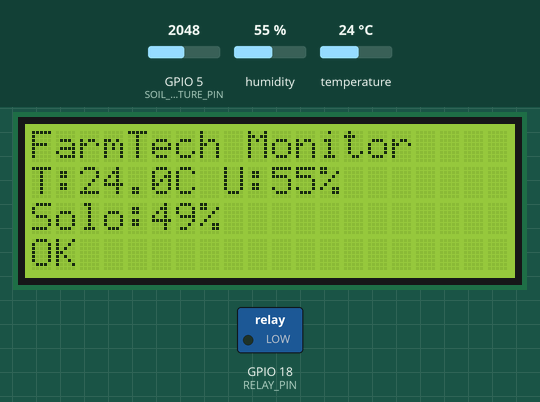
Recording of a sketch running on a simulated ESP32. On the bench: 20×4 character LCD, switched loads named in the sketch (green lamp = pin HIGH). The inputs (shaded band) are chosen by the test bench; at power-on: GPIO 5 (SOIL_MOISTURE_PIN) = 2048, temperature 24 °C, humidity 55 %. WiFi joins after 1.5 s; servers stay silent unless stated; uploads are accepted with an empty reply; what the sketch prints to the serial monitor is not drawn.

Above: at 5.8 s.
5.9 s: GPIO 5 (SOIL_MOISTURE_PIN) set to 2816
At 11.5 s:
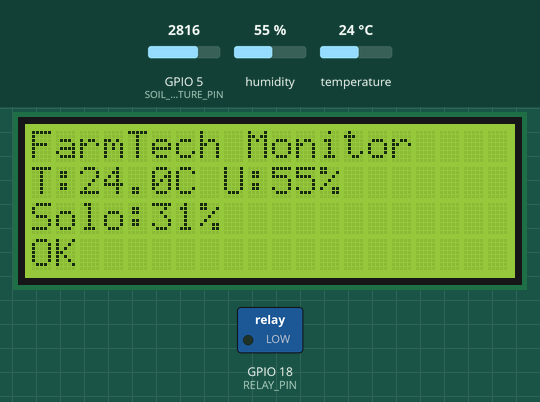
12.3 s: GPIO 5 (SOIL_MOISTURE_PIN) set to 2909
At 17.6 s:
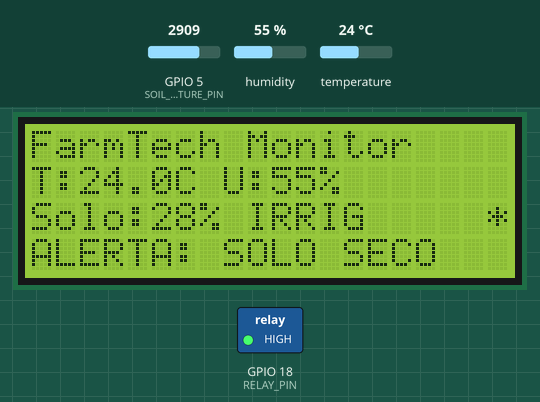
18.5 s: temperature set to 34.4 °C
At 22.1 s:
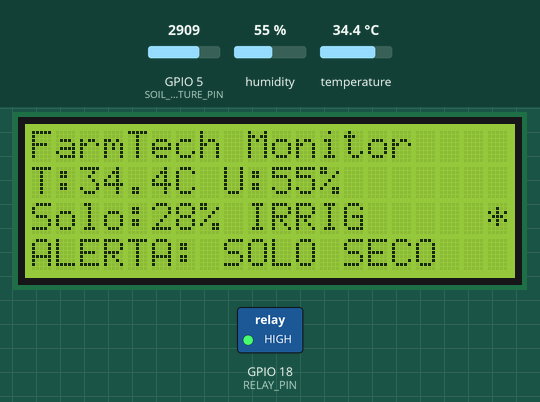
23.1 s: temperature set to 35.9 °C
At 26.9 s:
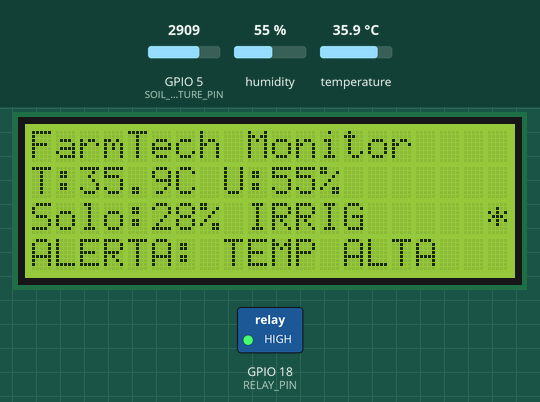
27.7 s: GPIO 5 (SOIL_MOISTURE_PIN) set to 831
At 32.9 s:
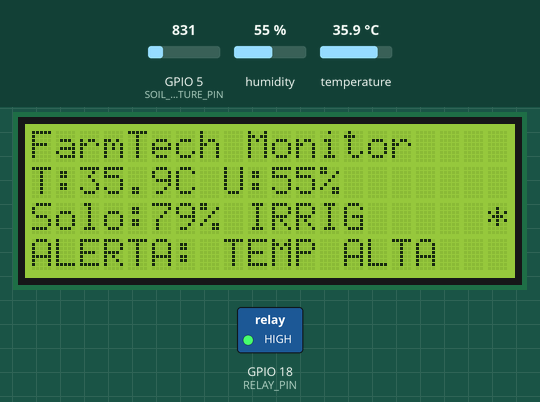
33.2 s: GPIO 5 (SOIL_MOISTURE_PIN) set to 746
At 36.2 s:
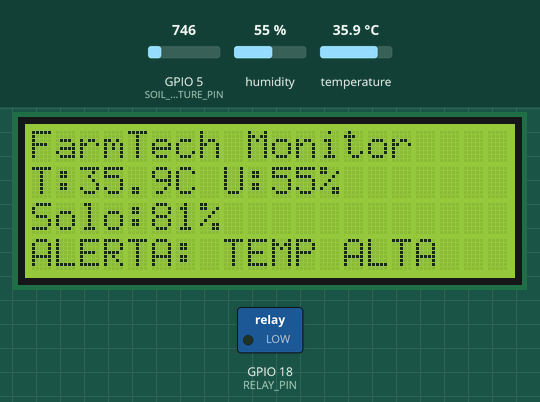
Timing chart, 0 to 37.7 s (numbered marks = the images above; inputs shaded):
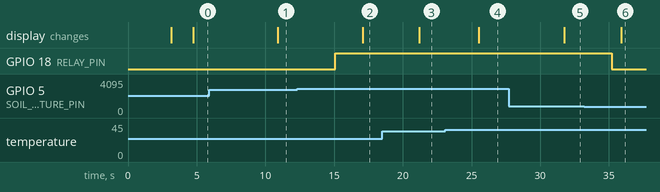

Measured:
- the behaviour switches between 2866 and 2867 on GPIO 5 (SOIL_MOISTURE_PIN) (found by bisection; images 1 and 2)
- the behaviour switches between 35 and 35.1 °C on temperature (found by bisection; images 3 and 4)
- the behaviour switches between 779 and 778 on GPIO 5 (SOIL_MOISTURE_PIN) (found by bisection; images 5 and 6)
- after the input at 5.9 s, the display: changes after 5.0 s (image 1)
- after the input at 12.3 s, GPIO 18 (RELAY_PIN): LOW → HIGH after 2.8 s; the display: changes after 4.8 s (image 2)
- after the input at 18.5 s, the display: changes after 2.7 s (image 3)
- after the input at 23.1 s, the display: changes after 2.4 s (image 4)
- after the input at 27.7 s, the display: changes after 4.0 s (image 5)
- after the input at 33.2 s, GPIO 18 (RELAY_PIN): HIGH → LOW after 2.0 s; the display: changes after 2.7 s (image 6)

The sketch:

farmtech_esp32_lcd.ino
```cpp
/*
 * FarmTech Solutions - Sistema de Monitoramento com Display LCD
 * ESP32 com display LCD I2C para exibição de métricas em tempo real
 *
 * Componentes:
 * - ESP32 DevKit V1
 * - Display LCD I2C 20x4
 * - Sensor DHT22 (Temperatura e Umidade)
 * - Sensor de Umidade do Solo
 * - Módulo Relé (Controle de Irrigação)
 */

#include <Wire.h>
#include <LiquidCrystal_I2C.h>
#include <DHT.h>
#include <WiFi.h>
#include <HTTPClient.h>
#include <ArduinoJson.h>

// Configurações do Display LCD I2C
#define LCD_ADDRESS 0x27
#define LCD_COLS 20
#define LCD_ROWS 4
LiquidCrystal_I2C lcd(LCD_ADDRESS, LCD_COLS, LCD_ROWS);

// Configurações dos Sensores
#define DHT_PIN 4
#define SOIL_MOISTURE_PIN 5
#define RELAY_PIN 18
#define DHT_TYPE DHT22

DHT dht(DHT_PIN, DHT_TYPE);

// Configurações WiFi (opcional para envio de dados)
const char* ssid = "SUA_REDE_WIFI";
const char* password = "SUA_SENHA_WIFI";
const char* serverUrl = "http://localhost:5000/api/sensors";

// Variáveis para armazenar dados dos sensores
float temperatura = 0.0;
float umidade_ar = 0.0;
int umidade_solo = 0;
bool irrigacao_ativa = false;
String status_sistema = "OK";

// Configurações de tempo
unsigned long ultima_leitura = 0;
unsigned long ultima_atualizacao_display = 0;
const unsigned long INTERVALO_LEITURA = 5000;      // 5 segundos
const unsigned long INTERVALO_DISPLAY = 2000;      // 2 segundos

// Configurações de alertas
const float TEMP_MAX = 35.0;
const float TEMP_MIN = 10.0;
const int UMIDADE_SOLO_MIN = 30;
const int UMIDADE_SOLO_MAX = 80;

// Estrutura para dados do sensor
struct SensorData {
  float temperatura;
  float umidade_ar;
  int umidade_solo;
  bool irrigacao_ativa;
  String status;
  unsigned long timestamp;
};

SensorData dados_sensor;

void setup() {
  // Inicialização do Serial
  Serial.begin(115200);
  Serial.println("FarmTech Solutions - Sistema de Monitoramento");

  // Inicialização do Display LCD
  Wire.begin();
  lcd.init();
  lcd.backlight();
  lcd.clear();

  // Mensagem de inicialização
  lcd.setCursor(0, 0);
  lcd.print("FarmTech Solutions");
  lcd.setCursor(0, 1);
  lcd.print("Inicializando...");
  lcd.setCursor(0, 2);
  lcd.print("Sistema de Monitoramento");
  lcd.setCursor(0, 3);
  lcd.print("LCD I2C Ativo");

  delay(3000);

  // Inicialização dos sensores
  dht.begin();
  pinMode(SOIL_MOISTURE_PIN, INPUT);
  pinMode(RELAY_PIN, OUTPUT);
  digitalWrite(RELAY_PIN, LOW); // Desliga irrigação inicialmente

  // Conectar WiFi (opcional)
  conectarWiFi();

  // Primeira leitura dos sensores
  lerSensores();

  Serial.println("Sistema inicializado com sucesso!");
}

void loop() {
  unsigned long tempo_atual = millis();

  // Leitura dos sensores a cada 5 segundos
  if (tempo_atual - ultima_leitura >= INTERVALO_LEITURA) {
    lerSensores();
    analisarDados();
    controlarIrrigacao();
    enviarDadosServidor(); // Opcional
    ultima_leitura = tempo_atual;
  }

  // Atualização do display a cada 2 segundos
  if (tempo_atual - ultima_atualizacao_display >= INTERVALO_DISPLAY) {
    atualizarDisplay();
    ultima_atualizacao_display = tempo_atual;
  }

  delay(100); // Pequena pausa para estabilidade
}

void lerSensores() {
  // Leitura do sensor DHT22 (Temperatura e Umidade do Ar)
  float temp_nova = dht.readTemperature();
  float umid_ar_nova = dht.readHumidity();

  if (!isnan(temp_nova)) {
    temperatura = temp_nova;
  }
  if (!isnan(umid_ar_nova)) {
    umidade_ar = umid_ar_nova;
  }

  // Leitura do sensor de umidade do solo
  int leitura_solo = analogRead(SOIL_MOISTURE_PIN);
  umidade_solo = map(leitura_solo, 4095, 0, 0, 100); // Conversão para porcentagem

  // Atualizar estrutura de dados
  dados_sensor.temperatura = temperatura;
  dados_sensor.umidade_ar = umidade_ar;
  dados_sensor.umidade_solo = umidade_solo;
  dados_sensor.irrigacao_ativa = irrigacao_ativa;
  dados_sensor.timestamp = millis();

  // Log dos dados
  Serial.println("=== Leitura dos Sensores ===");
  Serial.printf("Temperatura: %.1f°C\n", temperatura);
  Serial.printf("Umidade do Ar: %.1f%%\n", umidade_ar);
  Serial.printf("Umidade do Solo: %d%%\n", umidade_solo);
  Serial.printf("Irrigação: %s\n", irrigacao_ativa ? "ATIVA" : "INATIVA");
  Serial.println("============================");
}

void analisarDados() {
  // Análise de alertas e status
  status_sistema = "OK";

  if (temperatura > TEMP_MAX) {
    status_sistema = "ALERTA: TEMP ALTA";
  } else if (temperatura < TEMP_MIN) {
    status_sistema = "ALERTA: TEMP BAIXA";
  } else if (umidade_solo < UMIDADE_SOLO_MIN) {
    status_sistema = "ALERTA: SOLO SECO";
  } else if (umidade_solo > UMIDADE_SOLO_MAX) {
    status_sistema = "ALERTA: SOLO MUITO UMIDO";
  }

  dados_sensor.status = status_sistema;
}

void controlarIrrigacao() {
  // Lógica de controle de irrigação
  if (umidade_solo < UMIDADE_SOLO_MIN && !irrigacao_ativa) {
    // Ativar irrigação
    digitalWrite(RELAY_PIN, HIGH);
    irrigacao_ativa = true;
    Serial.println("IRRIGAÇÃO ATIVADA");
  } else if (umidade_solo > UMIDADE_SOLO_MAX && irrigacao_ativa) {
    // Desativar irrigação
    digitalWrite(RELAY_PIN, LOW);
    irrigacao_ativa = false;
    Serial.println("IRRIGAÇÃO DESATIVADA");
  }
}

void atualizarDisplay() {
  lcd.clear();

  // Linha 1: Título do sistema
  lcd.setCursor(0, 0);
  lcd.print("FarmTech Monitor");

  // Linha 2: Temperatura e Umidade do Ar
  lcd.setCursor(0, 1);
  lcd.printf("T:%.1fC U:%.0f%%", temperatura, umidade_ar);

  // Linha 3: Umidade do Solo e Status da Irrigação
  lcd.setCursor(0, 2);
  lcd.printf("Solo:%d%% %s", umidade_solo, irrigacao_ativa ? "IRRIG" : "    ");

  // Linha 4: Status do sistema
  lcd.setCursor(0, 3);
  if (status_sistema.length() > 20) {
    lcd.print(status_sistema.substring(0, 20));
  } else {
    lcd.print(status_sistema);
  }

  // Indicador visual de irrigação (piscar quando ativa)
  if (irrigacao_ativa) {
    lcd.setCursor(19, 2);
    lcd.print("*");
  }
}

void conectarWiFi() {
  Serial.println("Conectando ao WiFi...");
  lcd.setCursor(0, 3);
  lcd.print("Conectando WiFi...");

  WiFi.begin(ssid, password);
  int tentativas = 0;

  while (WiFi.status() != WL_CONNECTED && tentativas < 20) {
    delay(500);
    Serial.print(".");
    tentativas++;
  }

  if (WiFi.status() == WL_CONNECTED) {
    Serial.println("\nWiFi conectado!");
    Serial.printf("IP: %s\n", WiFi.localIP().toString().c_str());
    lcd.setCursor(0, 3);
    lcd.print("WiFi Conectado    ");
  } else {
    Serial.println("\nFalha na conexão WiFi");
    lcd.setCursor(0, 3);
    lcd.print("WiFi Desconectado ");
  }
}

void enviarDadosServidor() {
  if (WiFi.status() != WL_CONNECTED) {
    return; // Não enviar se não estiver conectado
  }

  HTTPClient http;
  http.begin(serverUrl);
  http.addHeader("Content-Type", "application/json");

  // Criar JSON com os dados
  StaticJsonDocument<512> doc;
  doc["sensor_id"] = "ESP32_FARMTECH_001";
  doc["temperatura"] = temperatura;
  doc["umidade_ar"] = umidade_ar;
  doc["umidade_solo"] = umidade_solo;
  doc["irrigacao_ativa"] = irrigacao_ativa;
  doc["status"] = status_sistema;
  doc["timestamp"] = dados_sensor.timestamp;

  String jsonString;
  serializeJson(doc, jsonString);

  int httpResponseCode = http.POST(jsonString);

  if (httpResponseCode > 0) {
    Serial.printf("Dados enviados. Código: %d\n", httpResponseCode);
  } else {
    Serial.printf("Erro ao enviar dados: %d\n", httpResponseCode);
  }

  http.end();
}

// Função para exibir menu de configuração (opcional)
void exibirMenuConfiguracao() {
  lcd.clear();
  lcd.setCursor(0, 0);
  lcd.print("=== CONFIGURACAO ===");
  lcd.setCursor(0, 1);
  lcd.print("1. Ajustar Limites");
  lcd.setCursor(0, 2);
  lcd.print("2. Testar Sensores");
  lcd.setCursor(0, 3);
  lcd.print("3. Reset Sistema");
}

// Função para exibir informações detalhadas
void exibirInfoDetalhada() {
  lcd.clear();
  lcd.setCursor(0, 0);
  lcd.print("=== INFO DETALHADA ===");
  lcd.setCursor(0, 1);
  lcd.printf("Temp: %.2f C", temperatura);
  lcd.setCursor(0, 2);
  lcd.printf("Umid Ar: %.1f%%", umidade_ar);
  lcd.setCursor(0, 3);
  lcd.printf("Umid Solo: %d%%", umidade_solo);

  delay(3000);

  lcd.clear();
  lcd.setCursor(0, 0);
  lcd.print("=== STATUS SISTEMA ===");
  lcd.setCursor(0, 1);
  lcd.printf("Irrigacao: %s", irrigacao_ativa ? "ATIVA" : "INATIVA");
  lcd.setCursor(0, 2);
  lcd.printf("Status: %s", status_sistema.c_str());
  lcd.setCursor(0, 3);
  lcd.printf("Uptime: %lu s", millis() / 1000);

  delay(3000);
} 
```
